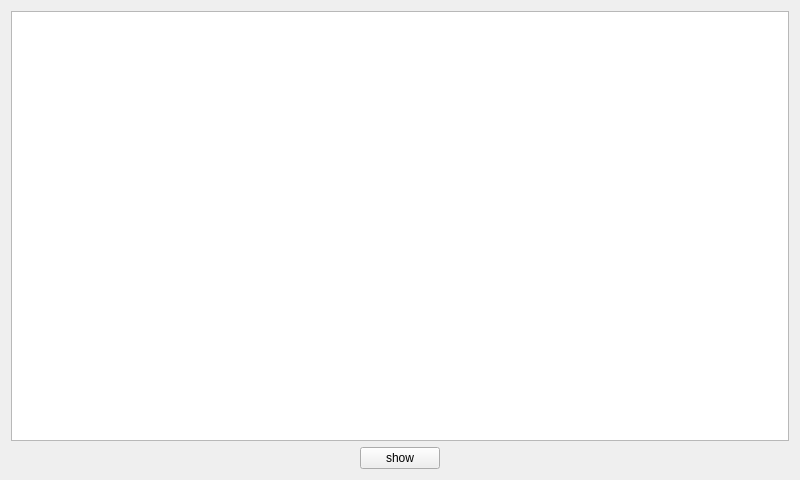
<?xml version="1.0" encoding="UTF-8"?>
<ui version="4.0">
 <class>Widget</class>
 <widget class="QWidget" name="Widget">
  <property name="geometry">
   <rect>
    <x>0</x>
    <y>0</y>
    <width>800</width>
    <height>480</height>
   </rect>
  </property>
  <property name="windowTitle">
   <string>Widget</string>
  </property>
  <layout class="QVBoxLayout" name="verticalLayout">
   <item>
    <widget class="QTextBrowser" name="textBrowser"/>
   </item>
   <item>
    <layout class="QHBoxLayout" name="horizontalLayout">
     <item>
      <spacer name="horizontalSpacer_2">
       <property name="orientation">
        <enum>Qt::Horizontal</enum>
       </property>
       <property name="sizeHint" stdset="0">
        <size>
         <width>40</width>
         <height>20</height>
        </size>
       </property>
      </spacer>
     </item>
     <item>
      <widget class="QPushButton" name="pushButton_show">
       <property name="text">
        <string>show</string>
       </property>
      </widget>
     </item>
     <item>
      <spacer name="horizontalSpacer">
       <property name="orientation">
        <enum>Qt::Horizontal</enum>
       </property>
       <property name="sizeHint" stdset="0">
        <size>
         <width>40</width>
         <height>20</height>
        </size>
       </property>
      </spacer>
     </item>
    </layout>
   </item>
  </layout>
 </widget>
 <layoutdefault spacing="6" margin="11"/>
 <resources/>
 <connections/>
</ui>
